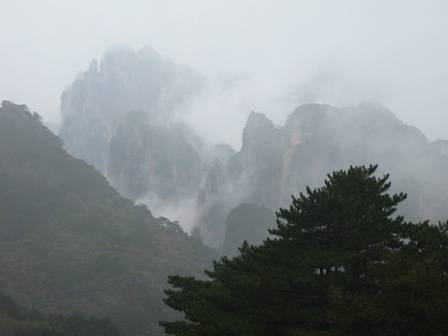
%> input picture GrayscaleImageColoring/Reinhard/pic1-5.JPG, 448 x 336 px
$ octave myReinhard.m   (GNU Octave 9; MATLAB toolbox functions it lacks are replaced by stand-ins)
%> lines starting %> are read from the running program, lines starting %| are printed output that depends on the picture
clear
clc


grayDestinationImageName = 'pic1-5.jpg';
colorSourceImageName= 'pic1-4.jpg';
figure;
imshow(grayDestinationImageName);
figure;
imshow(colorOSurceImageName);
%> (this line was passed over: colorOSurceImageName is not available in this run)

initialSourcePic = double(imread(grayDestinationImageName));
if size(size(initialSourcePic)) == [1,2]
    initialSourcePic = cat(3,initialSourcePic,initialSourcePic,initialSourcePic);
end

initialColorPic = double(imread(colorSourceImageName));
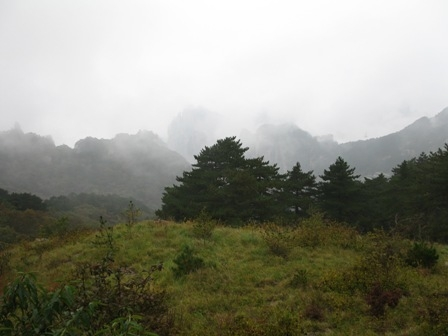
%> input picture GrayscaleImageColoring/Reinhard/pic1-4.JPG, 448 x 336 px

%%initialSourcePic = cat(3,initialSourcePic,initialSourcePic,initialSourcePic);
[Width, Height ,Depth] = size(initialSourcePic);
%> Width = 336; Height = 448; Depth = 3
LABSourceImage = rgb2lab(initialSourcePic);
%> LABSourceImage: size 336x448x3 double; mean of channels 1, 2, 3 5486.2, -177.3, -119.1
LABColorImage =  rgb2lab(initialColorPic);
%> LABColorImage: size 336x448x3 double; mean of channels 1, 2, 3 5584.1, -179.1, 662

LSourceImage = LABSourceImage(:,:,1);
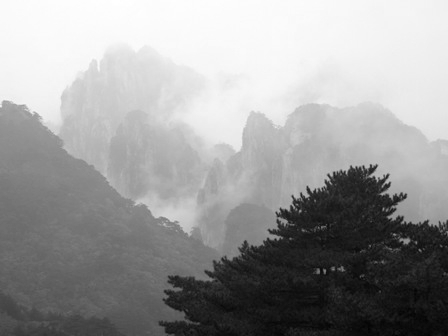
%> LSourceImage: size 336x448 double; min 718.8, max 8556.9, mean 5486.2; drawn with min black and max white
ASourceImage = LABSourceImage(:,:,2);
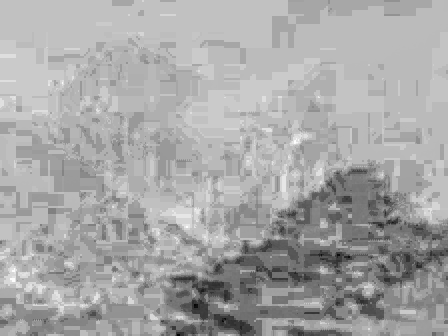
%> ASourceImage: size 336x448 double; min -785.2, max 142, mean -177.3; drawn with min black and max white
BSourceImage = LABSourceImage(:,:,3);
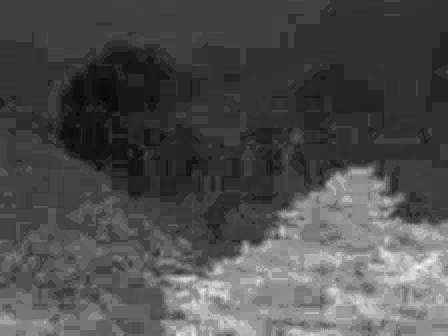
%> BSourceImage: size 336x448 double; min -645.8, max 1067.9, mean -119.1; drawn with min black and max white

LColorImage = LABColorImage(:,:,1);
AColorImage = LABColorImage(:,:,2);
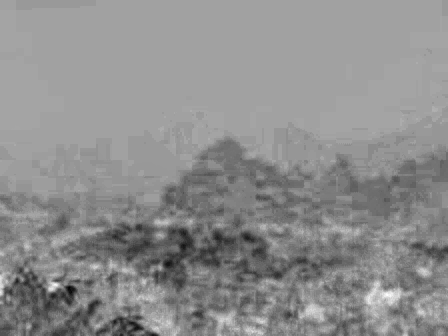
%> AColorImage: size 336x448 double; min -1490.8, max 861.5, mean -179.1; drawn with min black and max white
BColorImage = LABColorImage(:,:,3);
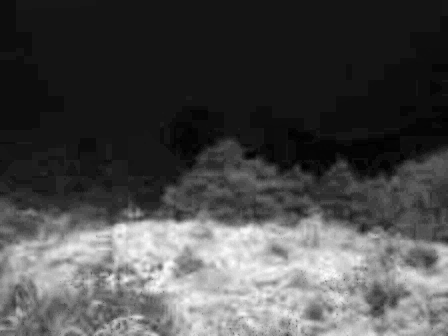
%> BColorImage: size 336x448 double; min -250.8, max 2829.1, mean 662; drawn with min black and max white


meanLSourceImage = mean(mean(LSourceImage));
%> meanLSourceImage = 5486.2
meanASourceImage = mean(mean(ASourceImage));
%> meanASourceImage = -177.3
meanBSourceImage = mean(mean(BSourceImage));
%> meanBSourceImage = -119.1

meanLColorImage = mean(mean(LColorImage));
%> meanLColorImage = 5584.1
meanAColorImage = mean(mean(AColorImage));
%> meanAColorImage = -179.1
meanBColorImage = mean(mean(BColorImage));
%> meanBColorImage = 662


SigmaLSourceImage = 0;
SigmaASourceImage = 0;
SigmaBSourceImage = 0;

SigmaLColorImage = 0;
SigmaAColorImage = 0;
SigmaBColorImage = 0;

for i = 1:Width
    for j = 1:Height
        SigmaLSourceImage = SigmaLSourceImage + (LSourceImage(i,j) - meanLSourceImage) ^ 2;
        SigmaASourceImage = SigmaASourceImage + (ASourceImage(i,j) - meanASourceImage) ^ 2;
        SigmaBSourceImage = SigmaBSourceImage + (BSourceImage(i,j) - meanBSourceImage) ^ 2;

    end
end
%> after the loop, SigmaASourceImage = 2.16e+09; SigmaBSourceImage = 1.3e+10; SigmaLSourceImage = 9.41e+11
[cWidth, cHeight,cDepth] = size(LABColorImage);
%> cWidth = 336; cHeight = 448; cDepth = 3


for i = 1:cWidth
    for j = 1:cHeight
        SigmaLColorImage = SigmaLColorImage + (LColorImage(i,j) - meanLColorImage) ^ 2;
        SigmaAColorImage = SigmaAColorImage + (AColorImage(i,j) - meanAColorImage) ^ 2;
        SigmaBColorImage = SigmaBColorImage + (BColorImage(i,j) - meanBColorImage) ^ 2;
    end
end
%> after the loop, SigmaAColorImage = 9.07e+09; SigmaBColorImage = 1.11e+11; SigmaLColorImage = 1.33e+12
SigmaLSourceImage = sqrt(SigmaLSourceImage);
%> SigmaLSourceImage = 970172.5
SigmaASourceImage = sqrt(SigmaASourceImage);
%> SigmaASourceImage = 46495.8
SigmaBSourceImage = sqrt(SigmaBSourceImage);
%> SigmaBSourceImage = 114231.1

SigmaLColorImage = sqrt(SigmaLColorImage);
%> SigmaLColorImage = 1154918
SigmaAColorImage = sqrt(SigmaAColorImage);
%> SigmaAColorImage = 95248.2
SigmaBColorImage = sqrt(SigmaBColorImage);
%> SigmaBColorImage = 333749.1
%
LTargetImage = zeros([Width,Height]);
ATargetImage = zeros([Width,Height]);
BTargetImage = zeros([Width,Height]);
for i =1:Width
    for j = 1:Height
        LTargetImage(i,j) = (LSourceImage(i,j) - meanLSourceImage) * (SigmaLColorImage/SigmaLSourceImage) + meanLColorImage;
        ATargetImage(i,j) = (ASourceImage(i,j) - meanASourceImage) * (SigmaAColorImage/SigmaASourceImage) + meanAColorImage;
        BTargetImage(i,j) = (BSourceImage(i,j) - meanBSourceImage) * (SigmaBColorImage/SigmaBSourceImage) + meanBColorImage;
    end
end

resultImage = cat(3,LTargetImage,ATargetImage,BTargetImage);
%> resultImage: size 336x448x3 double; mean of channels 1, 2, 3 5584.1, -179.1, 662
resultImage = lab2rgb(resultImage);
imshow(resultImage);
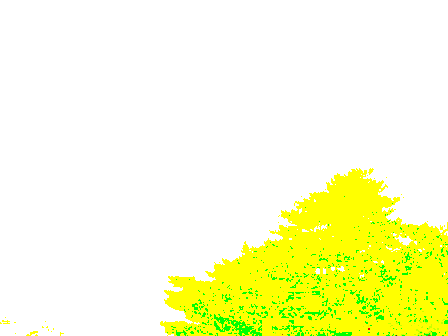
%> displayed picture: size 336x448x3, on the screen's scale of 0 to 255; mean R, G, B 250.1, 255, 203.5
